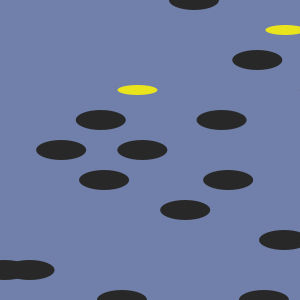
Frame 1 (no input)
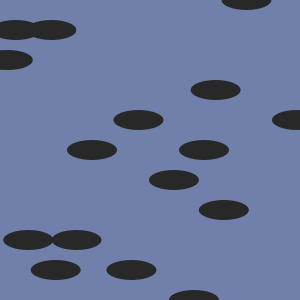
Frame 60 (the mouse pressed at the canvas centre just before this capture)
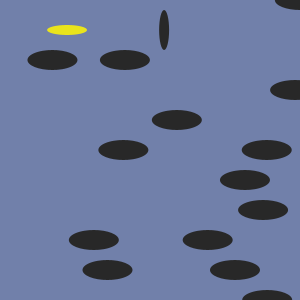
Frame 120 (the mouse held since frame 60 and released just before this capture)

The Processing sketch that drew these frames (run headless with seeded random() and noise(); from frame 60 on, the mouse is pressed at the canvas centre):

// Processing sketch: processing_39791
// ── processing_39791.pde


int  num=100;
float[] x= new float[num];  //x coordinate
float[] y= new float[num]; // y coordinate
float[] speed= new float[num];  // controls the spead of the bugs

void setup() {
  size(300, 300);
  noStroke();
  smooth();
  for (int b=0; b< num; b++) {  //see the array
    x[b]= random(width); //at each index the x coordinate will be a random number from 0-300
    y[b]= b*(height/10); //at each index the y coordinate will be height/10 of it
    speed[b]=random(.5, 2); //sets up the speed of the bugs
  }
}


void draw() {
  background(113, 128, 170);
  for (int b=0; b<num; b++) {

    lbug(x[b], y[b]);

    x[b]=x[b]+speed[b]; //update the car's variables in the array?
    if (x[b]>width+10) {
      x[b]=-10;
    }
  }
}


void lbug(float x, float y) { //function to create the lighting bugs
  pushMatrix();
  translate(x, y);
  if (random(20)>18) {
    fill(234, 228, 28);
    ellipse(0, 0, 40, 10);
    fill(40);
    ellipse(x+30, 0, 10, 40);
  }
  else {
    fill(40);
    ellipse(0, 0, 50, 20);
    fill(40);
    ellipse(x+20, 0, 50, 20);
  }
  popMatrix();
}
